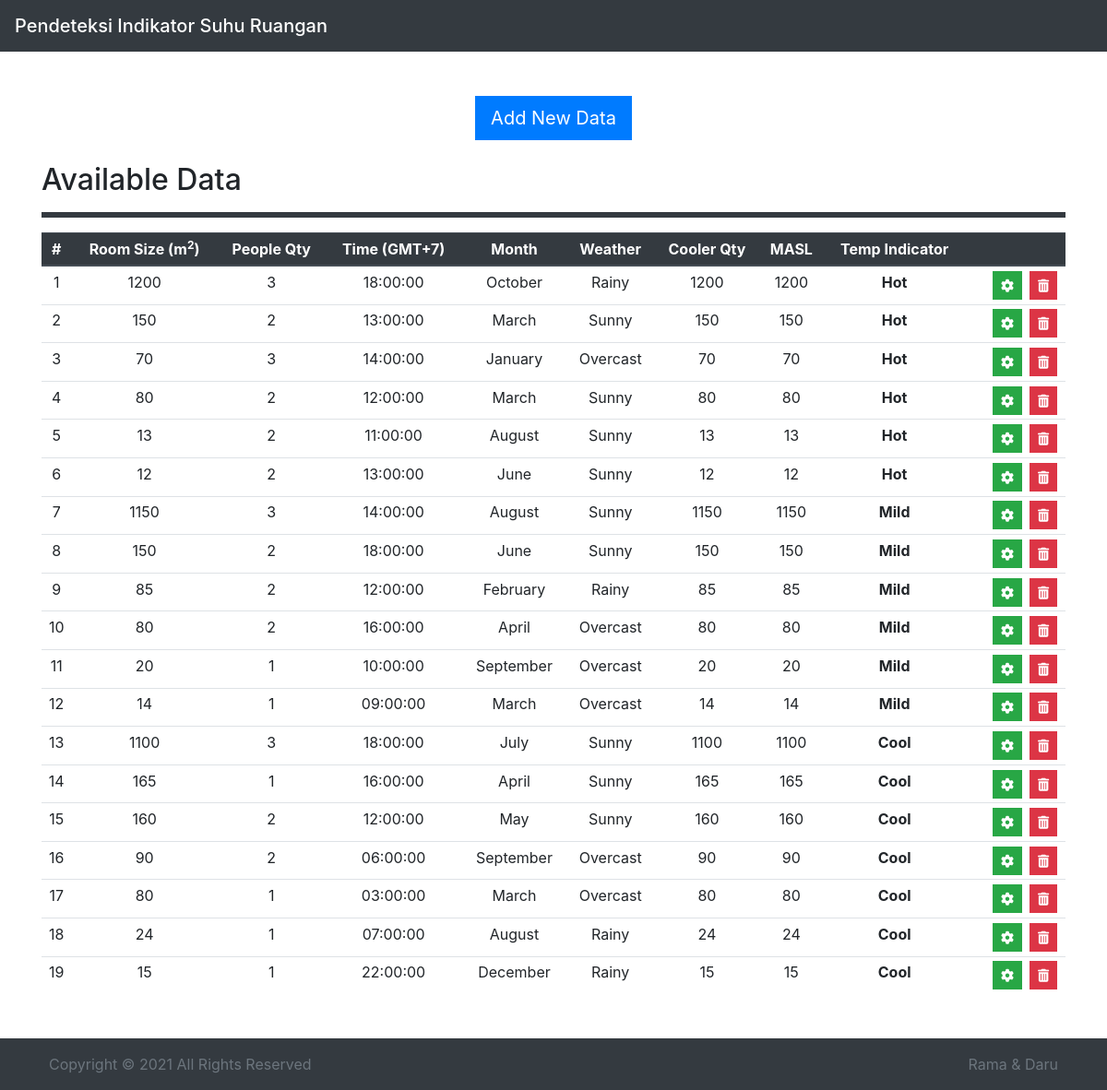
The page / on the database its author committed.
### tables this page shows
CREATE TABLE `data` (
  `Id` int(11) NOT NULL,
  `RoomSize` int(11) NOT NULL,
  `PeopleQty` int(11) NOT NULL,
  `Time` time NOT NULL,
  `Month` int(11) NOT NULL,
  `Weather` int(11) NOT NULL,
  `CoolerQty` int(11) NOT NULL,
  `MASL` int(11) NOT NULL,
  `TempIndicator` int(11) NOT NULL
);

CREATE TABLE `month` (
  `Id` int(11) NOT NULL,
  `Month` varchar(9) NOT NULL
);

CREATE TABLE `weather` (
  `Id` int(11) NOT NULL,
  `Weather` varchar(11) NOT NULL
);

CREATE TABLE `temp_indicator` (
  `Id` int(11) NOT NULL,
  `TempIndicator` varchar(11) NOT NULL
);

### index.php (the view, shortened to what this page needs)
<!DOCTYPE html>
<html lang="en">
<head>
  <link rel="stylesheet" href="https://stackpath.bootstrapcdn.com/bootstrap/4.4.1/css/bootstrap.min.css">
</head>
<body>
  <?php
    include 'database.php';
   ?>
  <header>
    <nav class="navbar navbar-dark bg-dark">
      <a class="navbar-brand mb-0 h1" href="index.php">Pendeteksi Indikator Suhu Ruangan</a>
    </nav>
  </header>
  <main class="container my-5">
    <div class="text-center my-4">
      <a class="btn btn-primary align-center btn-lg rounded-0" href="form.php" role="button">Add New Data</a>
    </div>
    <h2>Available Data</h2>
    <hr class="bg-dark">
    <?php
      $queryData = "SELECT * FROM data ORDER BY Id DESC";
      $exeData = mysqli_query($link, $queryData);
     ?>
    <table class="table table-sm table-hover">
      <thead class="thead-dark">
        <tr>
          <th class="text-center">#</th>
          <th class="text-center">Room Size (m<sup>2</sup>)</th>
          <th class="text-center">People Qty</th>
          <th class="text-center">Time (GMT+7)</th>
          <th class="text-center">Month</th>
          <th class="text-center">Weather</th>
          <th class="text-center">Cooler Qty</th>
          <th class="text-center">MASL</th>
          <th class="text-center">Temp Indicator</th>
          <th class="text-center"></th>
        </tr>
      </thead>
      <tbody>
        <?php
          $count = 0;
          while ($rowData = mysqli_fetch_object($exeData)) {
            $count++;
            $queryTemp = "SELECT TempIndicator FROM temp_indicator WHERE Id = ".$rowData->TempIndicator;
            $exeTemp = mysqli_query($link, $queryTemp);
            $rowTemp = mysqli_fetch_object($exeTemp);
            $queryMon = "SELECT Month FROM month WHERE Id = ".$rowData->Month;
            $exeMon = mysqli_query($link, $queryMon);
            $rowMon = mysqli_fetch_object($exeMon);
            $queryWeat = "SELECT Weather FROM weather WHERE Id = ".$rowData->Weather;
            $exeWeat = mysqli_query($link, $queryWeat);
            $rowWeat = mysqli_fetch_object($exeWeat);
            ?>
              <tr >
                <td class="text-center"><?=$count?></td>
                <td class="text-center"><?=$rowData->RoomSize?></td>
                <td class="text-center"><?=$rowData->PeopleQty?></td>
                <td class="text-center"><?=$rowData->Time?></td>
                <td class="text-center"><?=$rowMon->Month;?></td>
                <td class="text-center"><?=$rowWeat->Weather?></td>
                <td class="text-center"><?=$rowData->RoomSize?></td>
                <td class="text-center"><?=$rowData->RoomSize?></td>
                <td class="text-center"><b><?=$rowTemp->TempIndicator?></b></td>
                <td class="">
                  <a href="#" class="btn btn-sm btn-danger rounded-0 float-right mx-1">
                    <i class="fa fa-trash"></i>
                  </a>
                  <a href="#" class="btn btn-sm btn-success rounded-0 float-right mx-1">
                    <i class="fa fa-cog"></i>
                  </a>
                </td>
              </tr>
            <?php
          }
         ?>
      </tbody>
    </table>
  </main>
  <footer class="bg-dark p-2">
      <div class="container">
        <div class="row">
          <div class="col-6">
            <p class="m-2 text-muted text-left">Copyright &copy; 2021 All Rights Reserved</p>
          </div>
          <div class="col-6">
            <p class="m-2 text-muted text-right">Rama & Daru</p>
          </div>
        </div>
      </div>
  </footer>
</body>
</html>

### index.php (style rules this page uses)
hr { height: 5px; }

### rows shown on the page
data: RoomSize "1200", PeopleQty "3", Time "18:00:00", Month.Month "October", Weather.Weather "Rainy", TempIndicator.TempIndicator "Hot"
data: RoomSize "150", PeopleQty "2", Time "13:00:00", Month.Month "March", Weather.Weather "Sunny", TempIndicator.TempIndicator "Hot"
data: RoomSize "70", PeopleQty "3", Time "14:00:00", Month.Month "January", Weather.Weather "Overcast", TempIndicator.TempIndicator "Hot"
data: RoomSize "80", PeopleQty "2", Time "12:00:00", Month.Month "March", Weather.Weather "Sunny", TempIndicator.TempIndicator "Hot"
data: RoomSize "13", PeopleQty "2", Time "11:00:00", Month.Month "August", Weather.Weather "Sunny", TempIndicator.TempIndicator "Hot"
data: RoomSize "12", PeopleQty "2", Time "13:00:00", Month.Month "June", Weather.Weather "Sunny", TempIndicator.TempIndicator "Hot"
data: RoomSize "1150", PeopleQty "3", Time "14:00:00", Month.Month "August", Weather.Weather "Sunny", TempIndicator.TempIndicator "Mild"
data: RoomSize "150", PeopleQty "2", Time "18:00:00", Month.Month "June", Weather.Weather "Sunny", TempIndicator.TempIndicator "Mild"
data: RoomSize "85", PeopleQty "2", Time "12:00:00", Month.Month "February", Weather.Weather "Rainy", TempIndicator.TempIndicator "Mild"
data: RoomSize "80", PeopleQty "2", Time "16:00:00", Month.Month "April", Weather.Weather "Overcast", TempIndicator.TempIndicator "Mild"
data: RoomSize "20", PeopleQty "1", Time "10:00:00", Month.Month "September", Weather.Weather "Overcast", TempIndicator.TempIndicator "Mild"
data: RoomSize "14", PeopleQty "1", Time "09:00:00", Month.Month "March", Weather.Weather "Overcast", TempIndicator.TempIndicator "Mild"
data: RoomSize "1100", PeopleQty "3", Time "18:00:00", Month.Month "July", Weather.Weather "Sunny", TempIndicator.TempIndicator "Cool"
data: RoomSize "165", PeopleQty "1", Time "16:00:00", Month.Month "April", Weather.Weather "Sunny", TempIndicator.TempIndicator "Cool"
data: RoomSize "160", PeopleQty "2", Time "12:00:00", Month.Month "May", Weather.Weather "Sunny", TempIndicator.TempIndicator "Cool"
data: RoomSize "90", PeopleQty "2", Time "06:00:00", Month.Month "September", Weather.Weather "Overcast", TempIndicator.TempIndicator "Cool"
data: RoomSize "80", PeopleQty "1", Time "03:00:00", Month.Month "March", Weather.Weather "Overcast", TempIndicator.TempIndicator "Cool"
data: RoomSize "24", PeopleQty "1", Time "07:00:00", Month.Month "August", Weather.Weather "Rainy", TempIndicator.TempIndicator "Cool"
data: RoomSize "15", PeopleQty "1", Time "22:00:00", Month.Month "December", Weather.Weather "Rainy", TempIndicator.TempIndicator "Cool"
